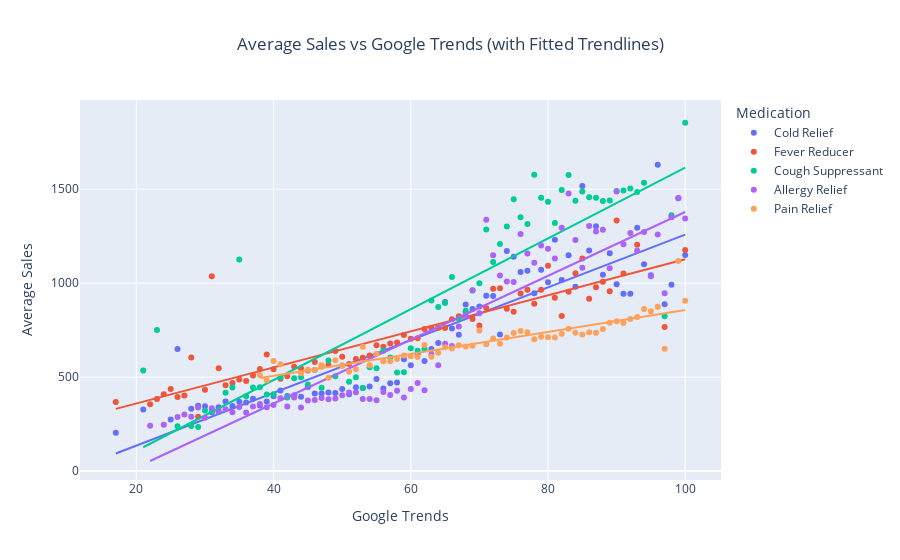

Notebook cell for this chart:
### Markdown cell above
### **Exploratory Data Analysis (For Business Insights)**

### Code cell
# Make a separate copy of the original dataset to avoid modifying it during EDA. Some steps require creating new variables.
df_eda = df.copy()
# Round Google Trends scores to the nearest whole number.
# This reduces noise and helps group similar search volumes together.
df_eda['GT_rounded'] = df_eda['Google_Trends'].round()

# Group by rounded Google Trends score and Medication type.
# Then calculate the average Sales for each combination.
# This simplifies the data and makes it easier to visualize general patterns.
agg_line = df_eda.groupby(['GT_rounded', 'Medication'], observed=True).agg(
    Avg_Sales=('Sales', 'mean')
).reset_index()
# Create a scatter plot showing the average Sales vs rounded Google Trends.
# Each point represents the mean sales for a specific Google Trends score and medication.
# A fitted linear regression line (trendline='ols') is added per medication to show the trend and rate of change.
fig = px.scatter(
    agg_line,
    x='GT_rounded',
    y='Avg_Sales',
    color='Medication',
    trendline='ols',
    title='Average Sales vs Google Trends (with Fitted Trendlines)',
    labels={'GT_rounded': 'Google Trends', 'Avg_Sales': 'Average Sales'}
)

# Center the title and display the plot.
fig.update_layout(title_x=0.5)
fig.show()

### Figure 1 — Plotly figure (JSON) as saved in the notebook; plotly's stock layout.template omitted (floating-point values rounded to 4 significant figures)
{"data": [{"hovertemplate": "Medication=Cold Relief<br>Google Trends=%{x}<br>Average Sales=%{y}<extra></extra>", "legendgroup": "Cold Relief", "marker": {"color": "#636efa", "symbol": "circle"}, "mode": "markers", "name": "Cold Relief", "orientation": "v", "showlegend": true, "type": "scatter", "x": [17, 21, 25, 26, 28, 29, 30, 31, 32, 33, 34, 35, 36, 37, 38, 39, 40, 41, 42, 43, 44, 45, 46, 47, 48, 49, 50, 51, 52, 53, 54, 55, 56, 57, 58, 59, 60, 61, 62, 63, 64, 65, 66, 67, 68, 69, 70, 71, 72, 73, 74, 75, 76, 77, 78, 79, 80, 81, 82, 83, 84, 85, 86, 87, 88, 89, 90, 91, 92, 93, 94, 95, 96, 97, 98, 99, 100], "xaxis": "x", "y": [204, 328, 274, 649.8, 331, 347.8, 344.8, 312.4, 339, 370.2, 345.5, 368.9, 364.4, 385.2, 348.7, 370.7, 397.8, 428.5, 399.5, 403.1, 395.1, 447.3, 412.6, 412.9, 418.5, 414.8, 436.2, 409.0, 445.4, 442, 449.3, 490, 439.8, 467.6, 471.7, 595.3, 563.6, 623.6, 586.2, 648.9, 681.4, 900.4, 758.3, 725.9, 886.5, 863.1, 876.4, 933.4, 931.6, 726.5, 1171.0, 1141.0, 1059.0, 1067.0, 946.1, 1072.0, 1005.0, 1231.0, 1018.0, 1149.0, 980.7, 1517.0, 1174.0, 1304.0, 1045.0, 1160.0, 994.8, 944, 944.1, 1296.0, 1101.0, 1042.0, 1630.0, 887.7, 992.2, 1452.0, 1150.0], "yaxis": "y"}, {"hovertemplate": "<b>OLS trendline</b><br>Avg_Sales = 14.042 * GT_rounded + -145.663<br>R<sup>2</sup>=0.812169<br><br>Medication=Cold Relief<br>Google Trends=%{x}<br>Average Sales=%{y} <b>(trend)</b><extra></extra>", "legendgroup": "Cold Relief", "marker": {"color": "#636efa", "symbol": "circle"}, "mode": "lines", "name": "Cold Relief", "showlegend": false, "type": "scatter", "x": [17, 21, 25, 26, 28, 29, 30, 31, 32, 33, 34, 35, 36, 37, 38, 39, 40, 41, 42, 43, 44, 45, 46, 47, 48, 49, 50, 51, 52, 53, 54, 55, 56, 57, 58, 59, 60, 61, 62, 63, 64, 65, 66, 67, 68, 69, 70, 71, 72, 73, 74, 75, 76, 77, 78, 79, 80, 81, 82, 83, 84, 85, 86, 87, 88, 89, 90, 91, 92, 93, 94, 95, 96, 97, 98, 99, 100], "xaxis": "x", "y": [93.05, 149.2, 205.4, 219.4, 247.5, 261.6, 275.6, 289.6, 303.7, 317.7, 331.8, 345.8, 359.8, 373.9, 387.9, 402.0, 416.0, 430.1, 444.1, 458.1, 472.2, 486.2, 500.3, 514.3, 528.4, 542.4, 556.4, 570.5, 584.5, 598.6, 612.6, 626.6, 640.7, 654.7, 668.8, 682.8, 696.9, 710.9, 724.9, 739.0, 753.0, 767.1, 781.1, 795.1, 809.2, 823.2, 837.3, 851.3, 865.4, 879.4, 893.4, 907.5, 921.5, 935.6, 949.6, 963.7, 977.7, 991.7, 1006.0, 1020.0, 1034.0, 1048.0, 1062.0, 1076.0, 1090.0, 1104.0, 1118.0, 1132.0, 1146.0, 1160.0, 1174.0, 1188.0, 1202.0, 1216.0, 1230.0, 1244.0, 1259.0], "yaxis": "y"}, {"hovertemplate": "Medication=Fever Reducer<br>Google Trends=%{x}<br>Average Sales=%{y}<extra></extra>", "legendgroup": "Fever Reducer", "marker": {"color": "#EF553B", "symbol": "circle"}, "mode": "markers", "name": "Fever Reducer", "orientation": "v", "showlegend": true, "type": "scatter", "x": [17, 22, 23, 24, 25, 26, 27, 28, 29, 30, 31, 32, 33, 34, 35, 36, 37, 38, 39, 40, 41, 42, 43, 44, 45, 46, 47, 48, 49, 50, 51, 52, 53, 54, 55, 56, 57, 58, 59, 60, 61, 62, 63, 64, 65, 66, 67, 68, 69, 70, 71, 72, 73, 74, 75, 76, 77, 78, 79, 80, 81, 82, 83, 84, 85, 86, 87, 88, 89, 90, 91, 93, 97, 100], "xaxis": "x", "y": [368, 355, 384, 408.5, 437, 394.3, 402, 604, 289, 432.4, 1037.0, 546.6, 456.2, 468.5, 486.7, 479.8, 508.1, 542.9, 620.6, 541.8, 491.6, 504.9, 555.3, 545.8, 535.2, 580.9, 557.0, 564.1, 639.1, 608.2, 570.0, 596.5, 603.3, 615.3, 668.9, 662.2, 678.4, 684.1, 724.7, 703.7, 706.2, 756.6, 761.0, 762.9, 760.9, 807.7, 824.1, 847.0, 809.3, 774.3, 867.5, 970.0, 973.5, 863.5, 847.5, 944.4, 964.4, 890.6, 964.4, 1092.0, 921.9, 824.9, 954.3, 1052.0, 1132.0, 917.7, 978.5, 1008, 957, 1334, 1052.0, 1205, 766.2, 1177], "yaxis": "y"}, {"hovertemplate": "<b>OLS trendline</b><br>Avg_Sales = 9.59837 * GT_rounded + 167.713<br>R<sup>2</sup>=0.800142<br><br>Medication=Fever Reducer<br>Google Trends=%{x}<br>Average Sales=%{y} <b>(trend)</b><extra></extra>", "legendgroup": "Fever Reducer", "marker": {"color": "#EF553B", "symbol": "circle"}, "mode": "lines", "name": "Fever Reducer", "showlegend": false, "type": "scatter", "x": [17, 22, 23, 24, 25, 26, 27, 28, 29, 30, 31, 32, 33, 34, 35, 36, 37, 38, 39, 40, 41, 42, 43, 44, 45, 46, 47, 48, 49, 50, 51, 52, 53, 54, 55, 56, 57, 58, 59, 60, 61, 62, 63, 64, 65, 66, 67, 68, 69, 70, 71, 72, 73, 74, 75, 76, 77, 78, 79, 80, 81, 82, 83, 84, 85, 86, 87, 88, 89, 90, 91, 93, 97, 100], "xaxis": "x", "y": [330.9, 378.9, 388.5, 398.1, 407.7, 417.3, 426.9, 436.5, 446.1, 455.7, 465.3, 474.9, 484.5, 494.1, 503.7, 513.3, 522.9, 532.5, 542.0, 551.6, 561.2, 570.8, 580.4, 590.0, 599.6, 609.2, 618.8, 628.4, 638.0, 647.6, 657.2, 666.8, 676.4, 686.0, 695.6, 705.2, 714.8, 724.4, 734.0, 743.6, 753.2, 762.8, 772.4, 782.0, 791.6, 801.2, 810.8, 820.4, 830.0, 839.6, 849.2, 858.8, 868.4, 878.0, 887.6, 897.2, 906.8, 916.4, 926.0, 935.6, 945.2, 954.8, 964.4, 974.0, 983.6, 993.2, 1003.0, 1012.0, 1022.0, 1032.0, 1041.0, 1060.0, 1099.0, 1128.0], "yaxis": "y"}, {"hovertemplate": "Medication=Cough Suppressant<br>Google Trends=%{x}<br>Average Sales=%{y}<extra></extra>", "legendgroup": "Cough Suppressant", "marker": {"color": "#00cc96", "symbol": "circle"}, "mode": "markers", "name": "Cough Suppressant", "orientation": "v", "showlegend": true, "type": "scatter", "x": [21, 23, 26, 28, 29, 30, 31, 32, 33, 34, 35, 36, 37, 38, 39, 40, 41, 42, 43, 44, 45, 46, 47, 48, 49, 50, 51, 52, 53, 54, 55, 56, 57, 58, 59, 60, 61, 62, 63, 64, 65, 66, 67, 68, 69, 70, 71, 72, 73, 74, 75, 76, 77, 78, 79, 80, 81, 82, 83, 84, 85, 86, 87, 88, 89, 90, 91, 92, 93, 94, 97, 98, 100], "xaxis": "x", "y": [535, 750.5, 238, 239.3, 234.7, 322.2, 319.8, 314.9, 416.2, 444.6, 1126.0, 398.4, 444.3, 445.4, 406.7, 409.0, 497.7, 391.4, 493.7, 498.6, 460.5, 537.3, 443.4, 589.0, 504.1, 561.3, 475.5, 498.6, 442.1, 552.9, 546.6, 640.2, 604.1, 524.7, 525.6, 654.2, 639.7, 649.8, 907.2, 873.3, 894.2, 1033.0, 812.2, 853.3, 961.7, 999.7, 1286.0, 1113.0, 1208.0, 1302.0, 1447.0, 1351.0, 1315.0, 1577.0, 1455.0, 1434.0, 1321.0, 1496.0, 1576.0, 1438.0, 1487.0, 1458.0, 1455, 1438, 1440, 1491, 1493, 1503.0, 1486.0, 1534, 823.4, 1362, 1854], "yaxis": "y"}, {"hovertemplate": "<b>OLS trendline</b><br>Avg_Sales = 18.8462 * GT_rounded + -269.186<br>R<sup>2</sup>=0.785507<br><br>Medication=Cough Suppressant<br>Google Trends=%{x}<br>Average Sales=%{y} <b>(trend)</b><extra></extra>", "legendgroup": "Cough Suppressant", "marker": {"color": "#00cc96", "symbol": "circle"}, "mode": "lines", "name": "Cough Suppressant", "showlegend": false, "type": "scatter", "x": [21, 23, 26, 28, 29, 30, 31, 32, 33, 34, 35, 36, 37, 38, 39, 40, 41, 42, 43, 44, 45, 46, 47, 48, 49, 50, 51, 52, 53, 54, 55, 56, 57, 58, 59, 60, 61, 62, 63, 64, 65, 66, 67, 68, 69, 70, 71, 72, 73, 74, 75, 76, 77, 78, 79, 80, 81, 82, 83, 84, 85, 86, 87, 88, 89, 90, 91, 92, 93, 94, 97, 98, 100], "xaxis": "x", "y": [126.6, 164.3, 220.8, 258.5, 277.4, 296.2, 315.0, 333.9, 352.7, 371.6, 390.4, 409.3, 428.1, 447.0, 465.8, 484.7, 503.5, 522.4, 541.2, 560.0, 578.9, 597.7, 616.6, 635.4, 654.3, 673.1, 692.0, 710.8, 729.7, 748.5, 767.4, 786.2, 805.0, 823.9, 842.7, 861.6, 880.4, 899.3, 918.1, 937.0, 955.8, 974.7, 993.5, 1012.0, 1031.0, 1050.0, 1069.0, 1088.0, 1107.0, 1125.0, 1144.0, 1163.0, 1182.0, 1201.0, 1220.0, 1239.0, 1257.0, 1276.0, 1295.0, 1314.0, 1333.0, 1352.0, 1370.0, 1389.0, 1408.0, 1427.0, 1446.0, 1465.0, 1484.0, 1502.0, 1559.0, 1578.0, 1615.0], "yaxis": "y"}, {"hovertemplate": "Medication=Allergy Relief<br>Google Trends=%{x}<br>Average Sales=%{y}<extra></extra>", "legendgroup": "Allergy Relief", "marker": {"color": "#ab63fa", "symbol": "circle"}, "mode": "markers", "name": "Allergy Relief", "orientation": "v", "showlegend": true, "type": "scatter", "x": [22, 24, 26, 27, 28, 29, 30, 31, 32, 33, 34, 35, 36, 37, 38, 39, 40, 41, 42, 43, 44, 45, 46, 47, 48, 49, 50, 51, 52, 53, 54, 55, 56, 57, 58, 59, 60, 61, 62, 63, 64, 65, 66, 67, 68, 69, 70, 71, 72, 73, 74, 75, 76, 77, 78, 79, 80, 81, 82, 83, 84, 85, 86, 87, 88, 89, 90, 91, 92, 93, 94, 95, 96, 97, 98, 99, 100], "xaxis": "x", "y": [241, 246.5, 288, 300.3, 288.4, 338, 283, 334.8, 316.2, 329.5, 312.7, 341.1, 311.4, 342.9, 356.4, 339.8, 351.9, 387.1, 344.0, 391.6, 338.3, 375.7, 377.6, 389.0, 381.6, 386.5, 403.8, 417.6, 418.8, 383.5, 383.7, 377.3, 420.1, 405.3, 427.2, 391.4, 436.4, 469.0, 430, 620.2, 563.1, 677.4, 665.3, 769.2, 826.4, 962.1, 839.9, 1338.0, 1148.0, 1040.0, 1009.0, 1007.0, 1262.0, 1158.0, 1109.0, 1200.0, 1183.0, 1132.0, 1295.0, 1478.0, 1229.0, 1082.0, 1304.0, 1275.0, 1284.0, 1080.0, 1488.0, 1207.0, 1267.0, 1173.0, 1272, 1037.0, 1259.0, 946.4, 1352.0, 1453.0, 1345.0], "yaxis": "y"}, {"hovertemplate": "<b>OLS trendline</b><br>Avg_Sales = 16.9923 * GT_rounded + -320.462<br>R<sup>2</sup>=0.840573<br><br>Medication=Allergy Relief<br>Google Trends=%{x}<br>Average Sales=%{y} <b>(trend)</b><extra></extra>", "legendgroup": "Allergy Relief", "marker": {"color": "#ab63fa", "symbol": "circle"}, "mode": "lines", "name": "Allergy Relief", "showlegend": false, "type": "scatter", "x": [22, 24, 26, 27, 28, 29, 30, 31, 32, 33, 34, 35, 36, 37, 38, 39, 40, 41, 42, 43, 44, 45, 46, 47, 48, 49, 50, 51, 52, 53, 54, 55, 56, 57, 58, 59, 60, 61, 62, 63, 64, 65, 66, 67, 68, 69, 70, 71, 72, 73, 74, 75, 76, 77, 78, 79, 80, 81, 82, 83, 84, 85, 86, 87, 88, 89, 90, 91, 92, 93, 94, 95, 96, 97, 98, 99, 100], "xaxis": "x", "y": [53.37, 87.35, 121.3, 138.3, 155.3, 172.3, 189.3, 206.3, 223.3, 240.3, 257.3, 274.3, 291.3, 308.3, 325.2, 342.2, 359.2, 376.2, 393.2, 410.2, 427.2, 444.2, 461.2, 478.2, 495.2, 512.2, 529.2, 546.1, 563.1, 580.1, 597.1, 614.1, 631.1, 648.1, 665.1, 682.1, 699.1, 716.1, 733.1, 750.1, 767.0, 784.0, 801.0, 818.0, 835.0, 852.0, 869.0, 886.0, 903.0, 920.0, 937.0, 954.0, 971.0, 987.9, 1005.0, 1022.0, 1039.0, 1056.0, 1073.0, 1090.0, 1107.0, 1124.0, 1141.0, 1158.0, 1175.0, 1192.0, 1209.0, 1226.0, 1243.0, 1260.0, 1277.0, 1294.0, 1311.0, 1328.0, 1345.0, 1362.0, 1379.0], "yaxis": "y"}, {"hovertemplate": "Medication=Pain Relief<br>Google Trends=%{x}<br>Average Sales=%{y}<extra></extra>", "legendgroup": "Pain Relief", "marker": {"color": "#FFA15A", "symbol": "circle"}, "mode": "markers", "name": "Pain Relief", "orientation": "v", "showlegend": true, "type": "scatter", "x": [38, 39, 40, 41, 44, 45, 46, 47, 48, 49, 50, 51, 52, 53, 54, 55, 56, 57, 58, 59, 60, 61, 62, 63, 64, 65, 66, 67, 68, 69, 70, 71, 72, 73, 74, 75, 76, 77, 78, 79, 80, 81, 82, 83, 84, 85, 86, 87, 88, 89, 90, 91, 92, 93, 94, 95, 96, 97, 99, 100], "xaxis": "x", "y": [511, 483, 586, 568, 521, 539, 538.2, 563, 496.8, 589.4, 560.4, 529, 541.8, 661.7, 563.6, 623.7, 584.7, 584.6, 596.3, 614.9, 611.1, 607.5, 670.8, 607.8, 629.9, 658.3, 651.7, 669.7, 663.5, 666.4, 748.5, 674.4, 705.8, 677.2, 711.4, 734.2, 746.0, 739.2, 701.7, 715.3, 711.6, 711.1, 730.7, 756.9, 736.7, 727.1, 738.3, 735.9, 756.7, 789, 797.4, 787.9, 809, 820.2, 862, 850, 874, 650.7, 1118.0, 906.3], "yaxis": "y"}, {"hovertemplate": "<b>OLS trendline</b><br>Avg_Sales = 5.85075 * GT_rounded + 272.566<br>R<sup>2</sup>=0.798402<br><br>Medication=Pain Relief<br>Google Trends=%{x}<br>Average Sales=%{y} <b>(trend)</b><extra></extra>", "legendgroup": "Pain Relief", "marker": {"color": "#FFA15A", "symbol": "circle"}, "mode": "lines", "name": "Pain Relief", "showlegend": false, "type": "scatter", "x": [38, 39, 40, 41, 44, 45, 46, 47, 48, 49, 50, 51, 52, 53, 54, 55, 56, 57, 58, 59, 60, 61, 62, 63, 64, 65, 66, 67, 68, 69, 70, 71, 72, 73, 74, 75, 76, 77, 78, 79, 80, 81, 82, 83, 84, 85, 86, 87, 88, 89, 90, 91, 92, 93, 94, 95, 96, 97, 99, 100], "xaxis": "x", "y": [494.9, 500.7, 506.6, 512.4, 530.0, 535.8, 541.7, 547.6, 553.4, 559.3, 565.1, 571.0, 576.8, 582.7, 588.5, 594.4, 600.2, 606.1, 611.9, 617.8, 623.6, 629.5, 635.3, 641.2, 647.0, 652.9, 658.7, 664.6, 670.4, 676.3, 682.1, 688.0, 693.8, 699.7, 705.5, 711.4, 717.2, 723.1, 728.9, 734.8, 740.6, 746.5, 752.3, 758.2, 764.0, 769.9, 775.7, 781.6, 787.4, 793.3, 799.1, 805.0, 810.8, 816.7, 822.5, 828.4, 834.2, 840.1, 851.8, 857.6], "yaxis": "y"}], "layout": {"legend": {"title": {"text": "Medication"}, "tracegroupgap": 0}, "title": {"text": "Average Sales vs Google Trends (with Fitted Trendlines)", "x": 0.5}, "xaxis": {"anchor": "y", "domain": [0, 1], "title": {"text": "Google Trends"}}, "yaxis": {"anchor": "x", "domain": [0, 1], "title": {"text": "Average Sales"}}}}
